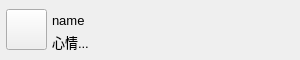
<?xml version="1.0" encoding="UTF-8"?>
<ui version="4.0">
 <class>UserItem</class>
 <widget class="QWidget" name="UserItem">
  <property name="geometry">
   <rect>
    <x>0</x>
    <y>0</y>
    <width>300</width>
    <height>60</height>
   </rect>
  </property>
  <property name="minimumSize">
   <size>
    <width>0</width>
    <height>60</height>
   </size>
  </property>
  <property name="maximumSize">
   <size>
    <width>16777215</width>
    <height>60</height>
   </size>
  </property>
  <property name="windowTitle">
   <string>Form</string>
  </property>
  <property name="styleSheet">
   <string notr="true">QWidget:hover{background-color: rgb(189, 189, 189); }
</string>
  </property>
  <layout class="QHBoxLayout" name="horizontalLayout">
   <property name="leftMargin">
    <number>0</number>
   </property>
   <property name="topMargin">
    <number>0</number>
   </property>
   <property name="rightMargin">
    <number>0</number>
   </property>
   <property name="bottomMargin">
    <number>0</number>
   </property>
   <item>
    <widget class="QWidget" name="widget" native="true">
     <layout class="QHBoxLayout" name="horizontalLayout_2">
      <property name="spacing">
       <number>0</number>
      </property>
      <property name="leftMargin">
       <number>6</number>
      </property>
      <property name="topMargin">
       <number>1</number>
      </property>
      <property name="rightMargin">
       <number>1</number>
      </property>
      <property name="bottomMargin">
       <number>1</number>
      </property>
      <item>
       <widget class="QPushButton" name="pb_icon">
        <property name="minimumSize">
         <size>
          <width>41</width>
          <height>41</height>
         </size>
        </property>
        <property name="maximumSize">
         <size>
          <width>41</width>
          <height>41</height>
         </size>
        </property>
        <property name="text">
         <string/>
        </property>
        <property name="icon">
         <iconset resource="resource.qrc">
          <normaloff>:/tx/0.png</normaloff>:/tx/0.png</iconset>
        </property>
        <property name="iconSize">
         <size>
          <width>40</width>
          <height>40</height>
         </size>
        </property>
       </widget>
      </item>
      <item>
       <widget class="QWidget" name="wdg_right" native="true">
        <layout class="QVBoxLayout" name="verticalLayout">
         <property name="spacing">
          <number>1</number>
         </property>
         <property name="leftMargin">
          <number>5</number>
         </property>
         <item>
          <widget class="QLabel" name="lb_name">
           <property name="minimumSize">
            <size>
             <width>91</width>
             <height>21</height>
            </size>
           </property>
           <property name="maximumSize">
            <size>
             <width>16777215</width>
             <height>21</height>
            </size>
           </property>
           <property name="font">
            <font>
             <pointsize>10</pointsize>
            </font>
           </property>
           <property name="text">
            <string>name</string>
           </property>
          </widget>
         </item>
         <item>
          <widget class="QLabel" name="lb_feeling">
           <property name="minimumSize">
            <size>
             <width>91</width>
             <height>21</height>
            </size>
           </property>
           <property name="maximumSize">
            <size>
             <width>16777215</width>
             <height>21</height>
            </size>
           </property>
           <property name="font">
            <font>
             <pointsize>10</pointsize>
            </font>
           </property>
           <property name="text">
            <string>心情...</string>
           </property>
          </widget>
         </item>
        </layout>
       </widget>
      </item>
     </layout>
    </widget>
   </item>
  </layout>
 </widget>
 <resources>
  <include location="resource.qrc"/>
 </resources>
 <connections/>
</ui>
